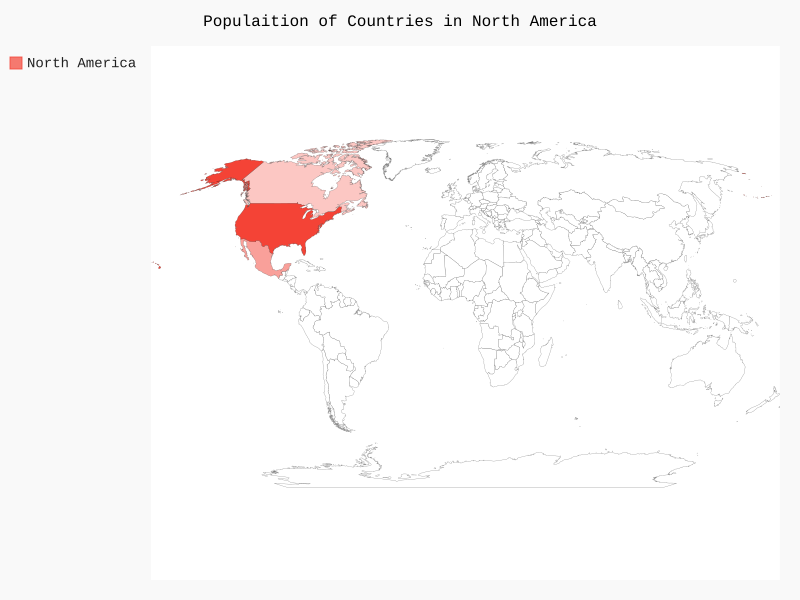

Recreate this plot in Python.
# -*- coding = utf-8 -*-
# @Time : 2022/5/8 18:43
# @Author : 林悦宁
# @File : na_populations.py
# @Software : PyCharm
import pygal_maps_world.maps

wm = pygal_maps_world.maps.World()
wm.title = 'Populaition of Countries in North America'
wm.add('North America', {'ca': 34126000, 'us': 309349000, 'mx': 113423000})

wm.render_to_file('na_populations.svg')
